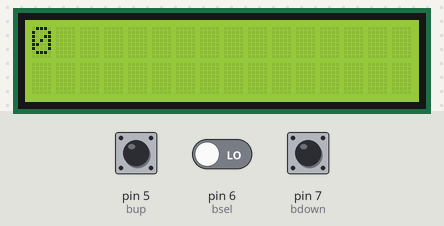
This sketch was run on a simulated Arduino Uno, built with avr-gcc and run on an emulated ATmega328P. Parts: 16×2 character LCD. The inputs (shaded band) are chosen by the test bench; at power-on: pin 5 (bup) LOW, pin 7 (bdown) LOW, pin 6 (bsel) LOW. What the sketch prints to the serial monitor is not drawn.

Above: at 3.8 s.
3.9 s: pin 5 (bup) pulled HIGH for 1 s
At 6.1 s:
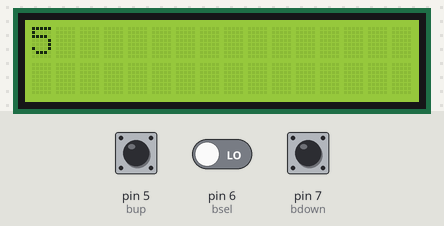
6.4 s: pin 7 (bdown) pulled HIGH for 3.2 s
At 10.6 s:
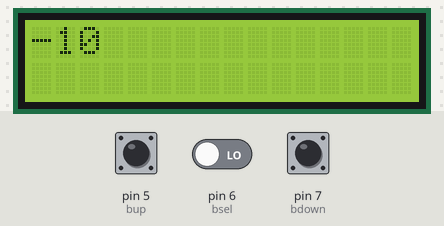
11.1 s: pin 7 (bdown) pulled HIGH for 0.15 s
At 12.4 s:
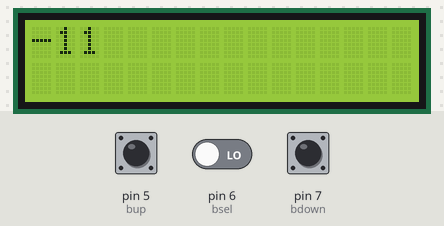
12.8 s: pin 6 (bsel) driven HIGH
At 14.4 s:
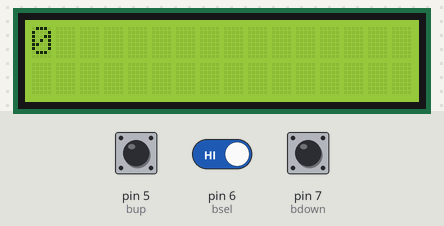
Timing chart, 0 to 15.7 s (numbered marks = the images above; inputs shaded):
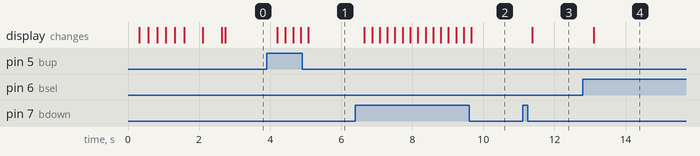

The sketch:

LCDButtonTest.ino
```cpp
/* YourDuino.com Example Software Sketch
  16 character 2 line I2C Display
  Backpack Interface labelled "A0 A1 A2" at lower right.
  ..and
  Backpack Interface labelled "YwRobot Arduino LCM1602 IIC V1"
  MOST use address 0x27, a FEW use 0x3F
  terry@yourduino.com */

/*-----( Import needed libraries )-----*/
#include <Wire.h>  // Comes with Arduino IDE
// Get the LCD I2C Library here:
// https://bitbucket.org/fmalpartida/new-liquidcrystal/downloads
// Move any other LCD libraries to another folder or delete them
// See Library "Docs" folder for possible commands etc.
#include <LiquidCrystal_I2C.h>

/*-----( Declare Constants )-----*/
/*-----( Declare objects )-----*/
// set the LCD address to 0x27 for a 16 chars 2 line display
// A FEW use address 0x3F
// Set the pins on the I2C chip used for LCD connections:
//                    addr, en,rw,rs,d4,d5,d6,d7,bl,blpol
LiquidCrystal_I2C lcd(0x27, 2, 1, 0, 4, 5, 6, 7, 3, POSITIVE);  // Set the LCD I2C address

/*-----( Declare Variables )-----*/

byte zero = 0x00; //workaround for issue #527
int bsel = 6;
int bup = 5;
int bdown = 7;
char x;
int y = 0;
int stateBup = 0;
int stateBdown = 0;
int stateBsel = 0;
int a = 0;
int b = 0;

void setup()   /*----( SETUP: RUNS ONCE )----*/
{
  pinMode(bsel, INPUT);
  pinMode(bup, INPUT);
  pinMode(bdown, INPUT);

  Serial.begin(9600);  // Used to type in characters

  lcd.begin(16, 2);  // initialize the lcd for 16 chars 2 lines, turn on backlight

  // ------- Quick 3 blinks of backlight  -------------
  for (int i = 0; i < 3; i++)
  {
    lcd.backlight();
    delay(250);
    lcd.noBacklight();
    delay(250);
  }
  lcd.backlight(); // finish with backlight on

  //-------- Write characters on the display ------------------
  // NOTE: Cursor Position: (CHAR, LINE) start at 0
  lcd.setCursor(0, 0); //Start at character 4 on line 0
  lcd.print("    < Menu >    ");
  delay(500);
  lcd.setCursor(0, 1);
  lcd.print("HI!YourDuino.com");
  delay(500);

  // Wait and then tell user they can start the Serial Monitor and type in characters to
  // Display. (Set Serial Monitor option to "No Line Ending")
  lcd.clear();
  lcd.setCursor(0, 0); //Start at character 0 on line 0
  lcd.print("Use Serial Mon");
  lcd.setCursor(0, 1);
  lcd.print("Type to display");


}/*--(end setup )---*/

    byte bcdToDec(byte val)  {
      // Convert binary coded decimal to normal decimal numbers
      return ( (val / 16 * 10) + (val % 16) );
    }

    byte decToBcd(byte val) {
      // Convert normal decimal numbers to binary coded decimal
      return ( (val / 10 * 16) + (val % 10) );
    }

void loop()   /*----( LOOP: RUNS CONSTANTLY )----*/

{
  {

    stateBup = digitalRead(bup);
    stateBdown = digitalRead(bdown);
    stateBsel = digitalRead(bsel);
    if (stateBup == 1) {
      (x += 1);
      delay(100);
      Serial.println("bUP");
    }
    if (stateBdown == 1) {
      (x -= 1);
      delay(100);
      Serial.println("bDOWN");
    }
    if (stateBsel == 1) {
      (x = 0);
      delay(100);
      Serial.println("bSEL");
    }
    delay(100);
    // clear the screen
    lcd.clear();

    int z = ( ((x) / 16 * 10) + ((x) % 16) );
    lcd.print(z);
    Serial.println(z);
    delay(10);

  }
}


/* --(end main loop )-- */


/* ( THE END ) */
```

Measured:
- after the input at 3.9 s, the display: first changes after 0.30 s (image 1 shows a later state)
- after the input at 6.4 s, the display: first changes after 0.24 s (image 2 shows a later state)
- after the input at 11.1 s, the display: changes after 0.28 s (image 3)
- after the input at 12.8 s, the display: changes after 0.30 s (image 4)
